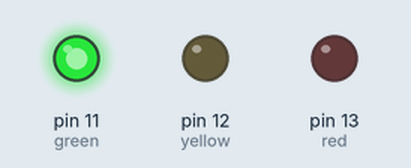
Simulated run of this sketch. Board: Arduino Uno, built with avr-gcc and run on an emulated ATmega328P. On the bench: output pins drawn as LEDs (lit = HIGH).

Above: at 1.5 s.
At 5.5 s:
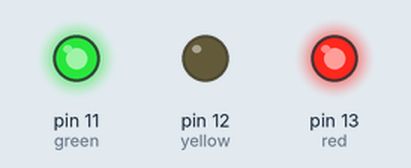
At 9.0 s:
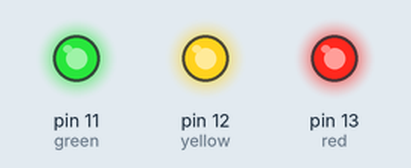
Timing chart, 0 to 28.8 s (numbered marks = the images above):
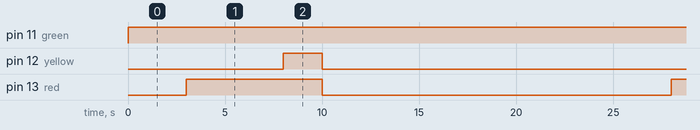

The sketch:

Button_on_off.ino
```cpp
int red = 13;
int yellow = 12;
int green = 11;

void setup(){
pinMode(red,OUTPUT);
pinMode(yellow,OUTPUT);
pinMode(green,OUTPUT);
}

//When you first begin programming, the code itself is very rudimentary – it’s figuring out the minute logic details that presents the biggest problem. The key to being a good programmer is to be able to look at any process, and break it down into its fundamental steps.

void loop(){
changeLights();
delay(15000);
}

void changeLights(){
// green off, yellow for 3 seconds
digitalWrite(green,HIGH);
digitalWrite(yellow,LOW);
delay(3000);

// turn off yellow, then turn red on for 5 seconds
digitalWrite(yellow,LOW);
digitalWrite(red,HIGH);
delay(5000);

// red and yellow on for 2 seconds (red is already on though)
digitalWrite(yellow,HIGH);
delay(2000);

// turn off red and yellow, then turn on green
digitalWrite(yellow,LOW);
digitalWrite(red,LOW);
digitalWrite(green,HIGH);
}
```

Measured:
- by itself, pin 11 (green): LOW → HIGH at 0.00 s
- by itself, pin 12 (yellow): alternates HIGH for 2.0 s and LOW for 23.0 s
- by itself, pin 13 (red): alternates HIGH for 7.0 s and LOW for 18.0 s
